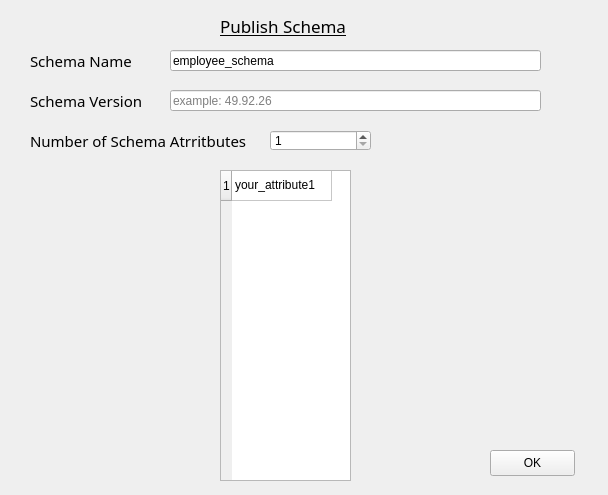
<?xml version="1.0" encoding="UTF-8"?>
<ui version="4.0">
 <class>Form</class>
 <widget class="QWidget" name="Form">
  <property name="geometry">
   <rect>
    <x>0</x>
    <y>0</y>
    <width>608</width>
    <height>495</height>
   </rect>
  </property>
  <property name="windowTitle">
   <string>Form</string>
  </property>
  <widget class="QLabel" name="agent_name_label">
   <property name="geometry">
    <rect>
     <x>220</x>
     <y>10</y>
     <width>221</width>
     <height>31</height>
    </rect>
   </property>
   <property name="font">
    <font>
     <family>Berlin Sans FB</family>
     <pointsize>13</pointsize>
     <underline>true</underline>
    </font>
   </property>
   <property name="text">
    <string>Publish Schema</string>
   </property>
  </widget>
  <widget class="QLabel" name="label_12">
   <property name="geometry">
    <rect>
     <x>30</x>
     <y>50</y>
     <width>171</width>
     <height>21</height>
    </rect>
   </property>
   <property name="font">
    <font>
     <family>Berlin Sans FB</family>
     <pointsize>11</pointsize>
    </font>
   </property>
   <property name="text">
    <string>Schema Name</string>
   </property>
  </widget>
  <widget class="QLineEdit" name="schemaName">
   <property name="geometry">
    <rect>
     <x>170</x>
     <y>50</y>
     <width>371</width>
     <height>21</height>
    </rect>
   </property>
   <property name="text">
    <string>employee_schema</string>
   </property>
   <property name="placeholderText">
    <string>example: employee_schema</string>
   </property>
  </widget>
  <widget class="QLabel" name="label_13">
   <property name="geometry">
    <rect>
     <x>30</x>
     <y>90</y>
     <width>171</width>
     <height>21</height>
    </rect>
   </property>
   <property name="font">
    <font>
     <family>Berlin Sans FB</family>
     <pointsize>11</pointsize>
    </font>
   </property>
   <property name="text">
    <string>Schema Version</string>
   </property>
  </widget>
  <widget class="QLineEdit" name="schemaVersion">
   <property name="geometry">
    <rect>
     <x>170</x>
     <y>90</y>
     <width>371</width>
     <height>21</height>
    </rect>
   </property>
   <property name="text">
    <string/>
   </property>
   <property name="placeholderText">
    <string>example: 49.92.26</string>
   </property>
  </widget>
  <widget class="QLabel" name="label_14">
   <property name="geometry">
    <rect>
     <x>30</x>
     <y>130</y>
     <width>221</width>
     <height>21</height>
    </rect>
   </property>
   <property name="font">
    <font>
     <family>Berlin Sans FB</family>
     <pointsize>11</pointsize>
    </font>
   </property>
   <property name="text">
    <string>Number of Schema Atrritbutes</string>
   </property>
  </widget>
  <widget class="QSpinBox" name="attrNumber">
   <property name="geometry">
    <rect>
     <x>270</x>
     <y>130</y>
     <width>101</width>
     <height>21</height>
    </rect>
   </property>
   <property name="minimum">
    <number>1</number>
   </property>
   <property name="maximum">
    <number>10</number>
   </property>
  </widget>
  <widget class="QTableWidget" name="schemaAttributes">
   <property name="geometry">
    <rect>
     <x>220</x>
     <y>170</y>
     <width>131</width>
     <height>311</height>
    </rect>
   </property>
   <property name="rowCount">
    <number>1</number>
   </property>
   <property name="columnCount">
    <number>1</number>
   </property>
   <attribute name="horizontalHeaderVisible">
    <bool>false</bool>
   </attribute>
   <row/>
   <column/>
   <item row="0" column="0">
    <property name="text">
     <string extracomment="Your attributes">your_attribute1</string>
    </property>
   </item>
  </widget>
  <widget class="QPushButton" name="okButton">
   <property name="geometry">
    <rect>
     <x>490</x>
     <y>450</y>
     <width>85</width>
     <height>26</height>
    </rect>
   </property>
   <property name="text">
    <string>OK</string>
   </property>
  </widget>
 </widget>
 <resources/>
 <connections/>
</ui>
